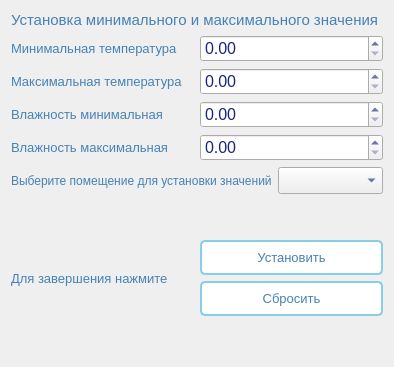
      <widget class="QWidget" name="setLimitPage">
       <layout class="QVBoxLayout" name="verticalLayout_14">
        <item>
         <widget class="QLabel" name="label_6">
          <property name="font">
           <font>
            <pointsize>11</pointsize>
            <weight>50</weight>
            <italic>false</italic>
            <bold>false</bold>
           </font>
          </property>
          <property name="styleSheet">
           <string notr="true">QLabel {
    color: #4682B4;

    font-weight: normal;
}</string>
          </property>
          <property name="text">
           <string>Установка минимального и максимального значения </string>
          </property>
         </widget>
        </item>
        <item>
         <layout class="QHBoxLayout" name="horizontalLayout_7">
          <item>
           <widget class="QLabel" name="label_7">
            <property name="font">
             <font>
              <pointsize>10</pointsize>
              <weight>50</weight>
              <bold>false</bold>
             </font>
            </property>
            <property name="styleSheet">
             <string notr="true">QLabel {
    color: #4682B4;

    font-weight: normal;
}</string>
            </property>
            <property name="text">
             <string>Минимальная температура</string>
            </property>
           </widget>
          </item>
          <item>
           <widget class="QDoubleSpinBox" name="minTempSpinBox">
            <property name="font">
             <font>
              <pointsize>12</pointsize>
             </font>
            </property>
            <property name="styleSheet">
             <string notr="true"> color: #1A237E; </string>
            </property>
           </widget>
          </item>
         </layout>
        </item>
        <item>
         <layout class="QHBoxLayout" name="horizontalLayout_8">
          <item>
           <widget class="QLabel" name="label_8">
            <property name="font">
             <font>
              <pointsize>10</pointsize>
              <weight>50</weight>
              <bold>false</bold>
             </font>
            </property>
            <property name="styleSheet">
             <string notr="true">QLabel {
    color: #4682B4;

    font-weight: normal;
}</string>
            </property>
            <property name="text">
             <string>Максимальная температура</string>
            </property>
           </widget>
          </item>
          <item>
           <widget class="QDoubleSpinBox" name="maxTempSpinBox">
            <property name="font">
             <font>
              <pointsize>12</pointsize>
             </font>
            </property>
            <property name="styleSheet">
             <string notr="true"> color: #1A237E; </string>
            </property>
           </widget>
          </item>
         </layout>
        </item>
        <item>
         <layout class="QHBoxLayout" name="horizontalLayout_9">
          <item>
           <widget class="QLabel" name="label_9">
            <property name="font">
             <font>
              <pointsize>10</pointsize>
              <weight>50</weight>
              <bold>false</bold>
             </font>
            </property>
            <property name="styleSheet">
             <string notr="true">QLabel {
    color: #4682B4;

    font-weight: normal;
}</string>
            </property>
            <property name="text">
             <string>Влажность минимальная</string>
            </property>
           </widget>
          </item>
          <item>
           <widget class="QDoubleSpinBox" name="minHumSpinBox">
            <property name="font">
             <font>
              <pointsize>12</pointsize>
             </font>
            </property>
            <property name="styleSheet">
             <string notr="true"> color: #1A237E; </string>
            </property>
           </widget>
          </item>
         </layout>
        </item>
        <item>
         <layout class="QHBoxLayout" name="horizontalLayout_10">
          <item>
           <widget class="QLabel" name="label_10">
            <property name="font">
             <font>
              <pointsize>10</pointsize>
              <weight>50</weight>
              <bold>false</bold>
             </font>
            </property>
            <property name="styleSheet">
             <string notr="true">QLabel {
    color: #4682B4;

    font-weight: normal;
}</string>
            </property>
            <property name="text">
             <string>Влажность максимальная</string>
            </property>
           </widget>
          </item>
          <item>
           <widget class="QDoubleSpinBox" name="maxHumSpinBox">
            <property name="font">
             <font>
              <pointsize>12</pointsize>
             </font>
            </property>
            <property name="styleSheet">
             <string notr="true"> color: #1A237E; </string>
            </property>
           </widget>
          </item>
         </layout>
        </item>
        <item>
         <layout class="QHBoxLayout" name="horizontalLayout_11">
          <item>
           <widget class="QLabel" name="label_11">
            <property name="font">
             <font>
              <pointsize>9</pointsize>
              <weight>50</weight>
              <bold>false</bold>
             </font>
            </property>
            <property name="styleSheet">
             <string notr="true">QLabel {
    color: #4682B4;

    font-weight: normal;
}</string>
            </property>
            <property name="text">
             <string>Выберите помещение для установки значений</string>
            </property>
           </widget>
          </item>
          <item>
           <widget class="QComboBox" name="roomsComboBox">
            <property name="font">
             <font>
              <pointsize>12</pointsize>
             </font>
            </property>
            <property name="styleSheet">
             <string notr="true"> color: #1A237E; </string>
            </property>
           </widget>
          </item>
         </layout>
        </item>
        <item>
         <spacer name="verticalSpacer_9">
          <property name="orientation">
           <enum>Qt::Vertical</enum>
          </property>
          <property name="sizeType">
           <enum>QSizePolicy::Minimum</enum>
          </property>
          <property name="sizeHint" stdset="0">
           <size>
            <width>20</width>
            <height>40</height>
           </size>
          </property>
         </spacer>
        </item>
        <item>
         <layout class="QHBoxLayout" name="horizontalLayout_12">
          <item>
           <widget class="QLabel" name="label_12">
            <property name="font">
             <font>
              <pointsize>10</pointsize>
              <weight>50</weight>
              <bold>false</bold>
             </font>
            </property>
            <property name="styleSheet">
             <string notr="true">QLabel {
    color: #4682B4;

    font-weight: normal;
}</string>
            </property>
            <property name="text">
             <string>Для завершения нажмите</string>
            </property>
           </widget>
          </item>
          <item>
           <layout class="QVBoxLayout" name="verticalLayout_6">
            <item>
             <widget class="QPushButton" name="setButton">
              <property name="font">
               <font>
                <pointsize>10</pointsize>
               </font>
              </property>
              <property name="styleSheet">
               <string notr="true">QPushButton {
    background-color: white;
    border: 2px solid #87CEEB;
    border-radius: 5px;
    padding: 8px;
    color: #4682B4;
}

QPushButton:hover {
    background-color: #F0F8FF;
}

QPushButton:pressed {
    background-color: #E6F3FF;
}</string>
              </property>
              <property name="text">
               <string>Установить</string>
              </property>
             </widget>
            </item>
            <item>
             <widget class="QPushButton" name="clearButton">
              <property name="font">
               <font>
                <pointsize>10</pointsize>
               </font>
              </property>
              <property name="styleSheet">
               <string notr="true">QPushButton {
    background-color: white;
    border: 2px solid #87CEEB;
    border-radius: 5px;
    padding: 8px;
    color: #4682B4;
}

QPushButton:hover {
    background-color: #F0F8FF;
}

QPushButton:pressed {
    background-color: #E6F3FF;
}</string>
              </property>
              <property name="text">
               <string>Сбросить</string>
              </property>
             </widget>
            </item>
           </layout>
          </item>
         </layout>
        </item>
        <item>
         <spacer name="verticalSpacer_10">
          <property name="orientation">
           <enum>Qt::Vertical</enum>
          </property>
          <property name="sizeHint" stdset="0">
           <size>
            <width>20</width>
            <height>40</height>
           </size>
          </property>
         </spacer>
        </item>
       </layout>
      </widget>
